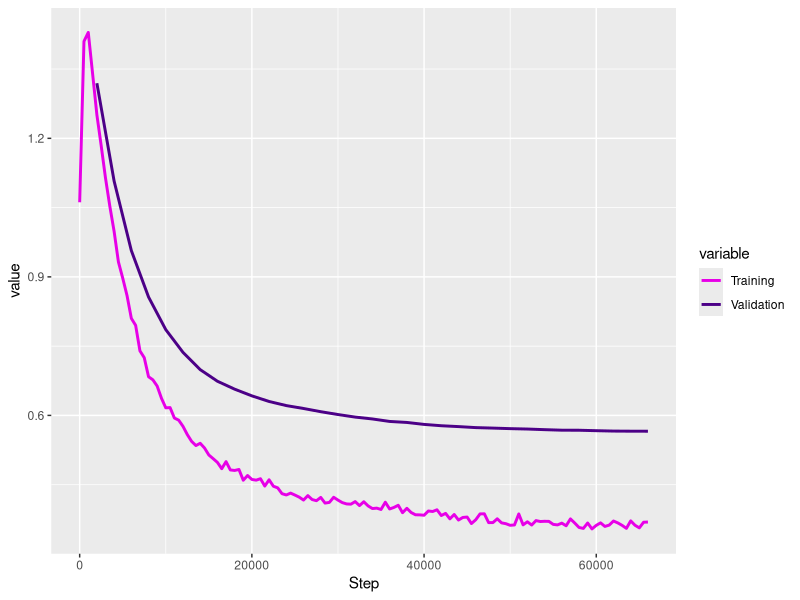

Write the R code that produced this figure.
library(tidyverse)
library(reshape2)

eval_loss <- read.csv("clip_finetune_validation_loss.csv")
training_loss <- read.csv("clip_finetune_training_loss.csv")

loss <- training_loss %>%
  left_join(eval_loss, by="Step") %>%
  rename("Training" = "Value.x", "Validation" = "Value.y") %>%
  select(c("Step", "Training", "Validation")) %>%
  melt(id.vars=c("Step")) %>%
  drop_na()

ggplot(loss, aes(x=Step, y=value, color=variable)) +
  geom_line(size=1) +
  scale_color_manual(values=c("#e700e7", "#4C0087"))
  ylab("Loss") +
  guides(color=guide_legend(title="Dataset")) +
  theme(text = element_text(size = 13))
